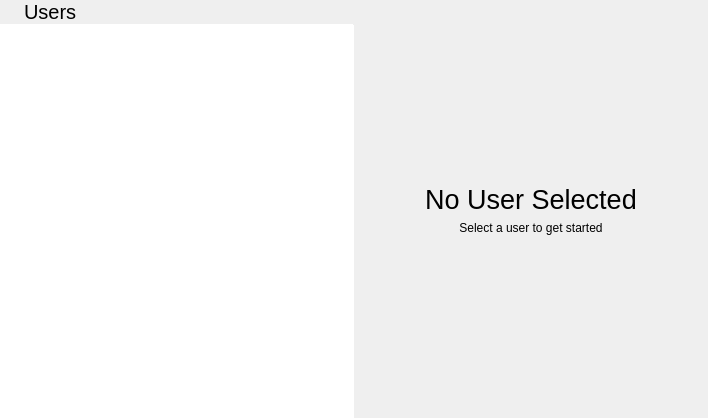
<?xml version="1.0" encoding="UTF-8"?>
<ui version="4.0">
 <class>UsersPane</class>
 <widget class="QWidget" name="UsersPane">
  <property name="geometry">
   <rect>
    <x>0</x>
    <y>0</y>
    <width>708</width>
    <height>418</height>
   </rect>
  </property>
  <property name="windowTitle">
   <string notr="true">Form</string>
  </property>
  <layout class="QHBoxLayout" name="horizontalLayout">
   <property name="spacing">
    <number>0</number>
   </property>
   <property name="leftMargin">
    <number>0</number>
   </property>
   <property name="topMargin">
    <number>0</number>
   </property>
   <property name="rightMargin">
    <number>0</number>
   </property>
   <property name="bottomMargin">
    <number>0</number>
   </property>
   <item>
    <widget class="QWidget" name="leftPane" native="true">
     <layout class="QVBoxLayout" name="verticalLayout">
      <property name="spacing">
       <number>0</number>
      </property>
      <property name="leftMargin">
       <number>0</number>
      </property>
      <property name="topMargin">
       <number>0</number>
      </property>
      <property name="rightMargin">
       <number>0</number>
      </property>
      <property name="bottomMargin">
       <number>0</number>
      </property>
      <item>
       <layout class="QHBoxLayout" name="horizontalLayout_2">
        <property name="spacing">
         <number>0</number>
        </property>
        <item>
         <widget class="QToolButton" name="mainMenuButton">
          <property name="sizePolicy">
           <sizepolicy hsizetype="Preferred" vsizetype="Preferred">
            <horstretch>0</horstretch>
            <verstretch>0</verstretch>
           </sizepolicy>
          </property>
          <property name="text">
           <string/>
          </property>
          <property name="icon">
           <iconset theme="go-previous">
            <normaloff>../PulseaudioPane</normaloff>../PulseaudioPane</iconset>
          </property>
          <property name="autoRaise">
           <bool>true</bool>
          </property>
         </widget>
        </item>
        <item>
         <widget class="QLabel" name="label">
          <property name="sizePolicy">
           <sizepolicy hsizetype="Expanding" vsizetype="Preferred">
            <horstretch>0</horstretch>
            <verstretch>0</verstretch>
           </sizepolicy>
          </property>
          <property name="font">
           <font>
            <pointsize>15</pointsize>
           </font>
          </property>
          <property name="text">
           <string>Users</string>
          </property>
          <property name="margin">
           <number>9</number>
          </property>
         </widget>
        </item>
        <item>
         <widget class="QToolButton" name="addButton">
          <property name="sizePolicy">
           <sizepolicy hsizetype="Preferred" vsizetype="Preferred">
            <horstretch>0</horstretch>
            <verstretch>0</verstretch>
           </sizepolicy>
          </property>
          <property name="toolTip">
           <string>New User</string>
          </property>
          <property name="text">
           <string/>
          </property>
          <property name="icon">
           <iconset theme="list-add">
            <normaloff>../PulseaudioPane</normaloff>../PulseaudioPane</iconset>
          </property>
          <property name="autoRaise">
           <bool>true</bool>
          </property>
         </widget>
        </item>
       </layout>
      </item>
      <item>
       <widget class="Line" name="line">
        <property name="maximumSize">
         <size>
          <width>16777215</width>
          <height>1</height>
         </size>
        </property>
        <property name="orientation">
         <enum>Qt::Horizontal</enum>
        </property>
       </widget>
      </item>
      <item>
       <widget class="QListView" name="usersList">
        <property name="frameShape">
         <enum>QFrame::NoFrame</enum>
        </property>
       </widget>
      </item>
     </layout>
    </widget>
   </item>
   <item>
    <widget class="QStackedWidget" name="stackedWidget">
     <property name="currentIndex">
      <number>0</number>
     </property>
     <widget class="QWidget" name="noUserPane">
      <layout class="QVBoxLayout" name="verticalLayout_2">
       <item>
        <spacer name="verticalSpacer">
         <property name="orientation">
          <enum>Qt::Vertical</enum>
         </property>
         <property name="sizeHint" stdset="0">
          <size>
           <width>20</width>
           <height>163</height>
          </size>
         </property>
        </spacer>
       </item>
       <item>
        <widget class="QLabel" name="label_2">
         <property name="font">
          <font>
           <pointsize>20</pointsize>
          </font>
         </property>
         <property name="text">
          <string>No User Selected</string>
         </property>
         <property name="alignment">
          <set>Qt::AlignCenter</set>
         </property>
        </widget>
       </item>
       <item>
        <widget class="QLabel" name="label_3">
         <property name="text">
          <string>Select a user to get started</string>
         </property>
         <property name="alignment">
          <set>Qt::AlignCenter</set>
         </property>
        </widget>
       </item>
       <item>
        <spacer name="verticalSpacer_2">
         <property name="orientation">
          <enum>Qt::Vertical</enum>
         </property>
         <property name="sizeHint" stdset="0">
          <size>
           <width>20</width>
           <height>163</height>
          </size>
         </property>
        </spacer>
       </item>
      </layout>
     </widget>
     <widget class="QWidget" name="userPane">
      <layout class="QVBoxLayout" name="verticalLayout_3">
       <property name="spacing">
        <number>0</number>
       </property>
       <property name="leftMargin">
        <number>0</number>
       </property>
       <property name="topMargin">
        <number>0</number>
       </property>
       <property name="rightMargin">
        <number>0</number>
       </property>
       <property name="bottomMargin">
        <number>0</number>
       </property>
       <item>
        <widget class="tTitleLabel" name="usernameTitleLabel">
         <property name="text">
          <string notr="true">Title</string>
         </property>
        </widget>
       </item>
       <item>
        <widget class="QScrollArea" name="scrollArea">
         <property name="frameShape">
          <enum>QFrame::NoFrame</enum>
         </property>
         <property name="widgetResizable">
          <bool>true</bool>
         </property>
         <widget class="QWidget" name="scrollAreaWidgetContents">
          <property name="geometry">
           <rect>
            <x>0</x>
            <y>0</y>
            <width>354</width>
            <height>401</height>
           </rect>
          </property>
          <layout class="QVBoxLayout" name="verticalLayout_4">
           <property name="spacing">
            <number>0</number>
           </property>
           <property name="leftMargin">
            <number>0</number>
           </property>
           <property name="topMargin">
            <number>0</number>
           </property>
           <property name="rightMargin">
            <number>0</number>
           </property>
           <property name="bottomMargin">
            <number>0</number>
           </property>
           <item alignment="Qt::AlignHCenter">
            <widget class="QWidget" name="userActionsWidget" native="true">
             <property name="m3SettingsGroup" stdset="0"><bool>true</bool></property>
             <layout class="QVBoxLayout" name="verticalLayout_5">
              <property name="spacing">
               <number>0</number>
              </property>
              <property name="leftMargin">
               <number>0</number>
              </property>
              <property name="topMargin">
               <number>0</number>
              </property>
              <property name="rightMargin">
               <number>0</number>
              </property>
              <property name="bottomMargin">
               <number>0</number>
              </property>
              <item>
               <widget class="QLabel" name="label_4">
                <property name="font">
                 <font>
                  <weight>75</weight>
                  <bold>true</bold>
                 </font>
                </property>
                <property name="text">
                 <string>ACTIONS</string>
                </property>
                <property name="margin">
                 <number>9</number>
                </property>
               </widget>
              </item>
              <item>
               <widget class="QPushButton" name="changeRealNameButton">
                <property name="text">
                 <string>Change Real Name</string>
                </property>
               </widget>
              </item>
              <item>
               <widget class="QPushButton" name="changePasswordButton">
                <property name="text">
                 <string>Change Password</string>
                </property>
               </widget>
              </item>
              <item>
               <widget class="QPushButton" name="changeUserTypeButton">
                <property name="text">
                 <string>Change User Type</string>
                </property>
               </widget>
              </item>
             </layout>
            </widget>
           </item>
           <item alignment="Qt::AlignHCenter">
            <widget class="QWidget" name="userDangerActionsWidget" native="true">
             <property name="m3SettingsGroup" stdset="0"><bool>true</bool></property>
             <layout class="QVBoxLayout" name="verticalLayout_6">
              <property name="spacing">
               <number>0</number>
              </property>
              <property name="leftMargin">
               <number>0</number>
              </property>
              <property name="topMargin">
               <number>0</number>
              </property>
              <property name="rightMargin">
               <number>0</number>
              </property>
              <property name="bottomMargin">
               <number>0</number>
              </property>
              <item>
               <widget class="QLabel" name="label_5">
                <property name="font">
                 <font>
                  <weight>75</weight>
                  <bold>true</bold>
                 </font>
                </property>
                <property name="text">
                 <string>DANGER</string>
                </property>
                <property name="margin">
                 <number>9</number>
                </property>
               </widget>
              </item>
              <item>
               <widget class="QPushButton" name="lockUserButton">
                <property name="text">
                 <string notr="true">Lock User</string>
                </property>
               </widget>
              </item>
              <item>
               <widget class="QPushButton" name="deleteUserButton">
                <property name="text">
                 <string>Delete User</string>
                </property>
               </widget>
              </item>
             </layout>
            </widget>
           </item>
           <item alignment="Qt::AlignHCenter">
            <widget class="QLabel" name="usernameLabel">
             <property name="text">
              <string notr="true">Username: title</string>
             </property>
             <property name="margin">
              <number>9</number>
             </property>
            </widget>
           </item>
           <item>
            <spacer name="verticalSpacer_3">
             <property name="orientation">
              <enum>Qt::Vertical</enum>
             </property>
             <property name="sizeHint" stdset="0">
              <size>
               <width>20</width>
               <height>0</height>
              </size>
             </property>
            </spacer>
           </item>
          </layout>
         </widget>
        </widget>
       </item>
      </layout>
     </widget>
    </widget>
   </item>
  </layout>
 </widget>
 <customwidgets>
  <customwidget>
   <class>tTitleLabel</class>
   <extends>QLabel</extends>
   <header location="global">ttitlelabel.h</header>
   <slots>
    <signal>backButtonClicked()</signal>
   </slots>
  </customwidget>
 </customwidgets>
 <resources/>
 <connections/>
</ui>
